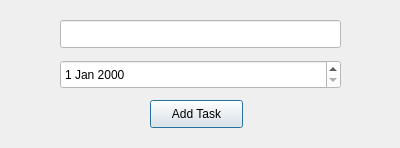
<?xml version="1.0" encoding="UTF-8"?>
<ui version="4.0">
 <class>AddTask</class>
 <widget class="QDialog" name="AddTask">
  <property name="geometry">
   <rect>
    <x>0</x>
    <y>0</y>
    <width>400</width>
    <height>148</height>
   </rect>
  </property>
  <property name="minimumSize">
   <size>
    <width>400</width>
    <height>148</height>
   </size>
  </property>
  <property name="maximumSize">
   <size>
    <width>400</width>
    <height>148</height>
   </size>
  </property>
  <property name="cursor">
   <cursorShape>ArrowCursor</cursorShape>
  </property>
  <property name="windowTitle">
   <string>Add Task</string>
  </property>
  <widget class="QDateEdit" name="dateEdit">
   <property name="geometry">
    <rect>
     <x>60</x>
     <y>60</y>
     <width>281</width>
     <height>29</height>
    </rect>
   </property>
   <property name="baseSize">
    <size>
     <width>0</width>
     <height>0</height>
    </size>
   </property>
   <property name="focusPolicy">
    <enum>Qt::ClickFocus</enum>
   </property>
   <property name="styleSheet">
    <string notr="true">background-color: rgb(255, 255, 255);</string>
   </property>
  </widget>
  <widget class="QLineEdit" name="lineEdit">
   <property name="geometry">
    <rect>
     <x>60</x>
     <y>20</y>
     <width>281</width>
     <height>28</height>
    </rect>
   </property>
   <property name="baseSize">
    <size>
     <width>0</width>
     <height>0</height>
    </size>
   </property>
   <property name="styleSheet">
    <string notr="true">background-color: rgb(255, 255, 255);</string>
   </property>
  </widget>
  <widget class="QPushButton" name="pushButton">
   <property name="geometry">
    <rect>
     <x>150</x>
     <y>100</y>
     <width>93</width>
     <height>28</height>
    </rect>
   </property>
   <property name="baseSize">
    <size>
     <width>0</width>
     <height>0</height>
    </size>
   </property>
   <property name="styleSheet">
    <string notr="true"/>
   </property>
   <property name="text">
    <string>Add Task</string>
   </property>
   <property name="iconSize">
    <size>
     <width>20</width>
     <height>20</height>
    </size>
   </property>
  </widget>
 </widget>
 <resources/>
 <connections/>
</ui>
